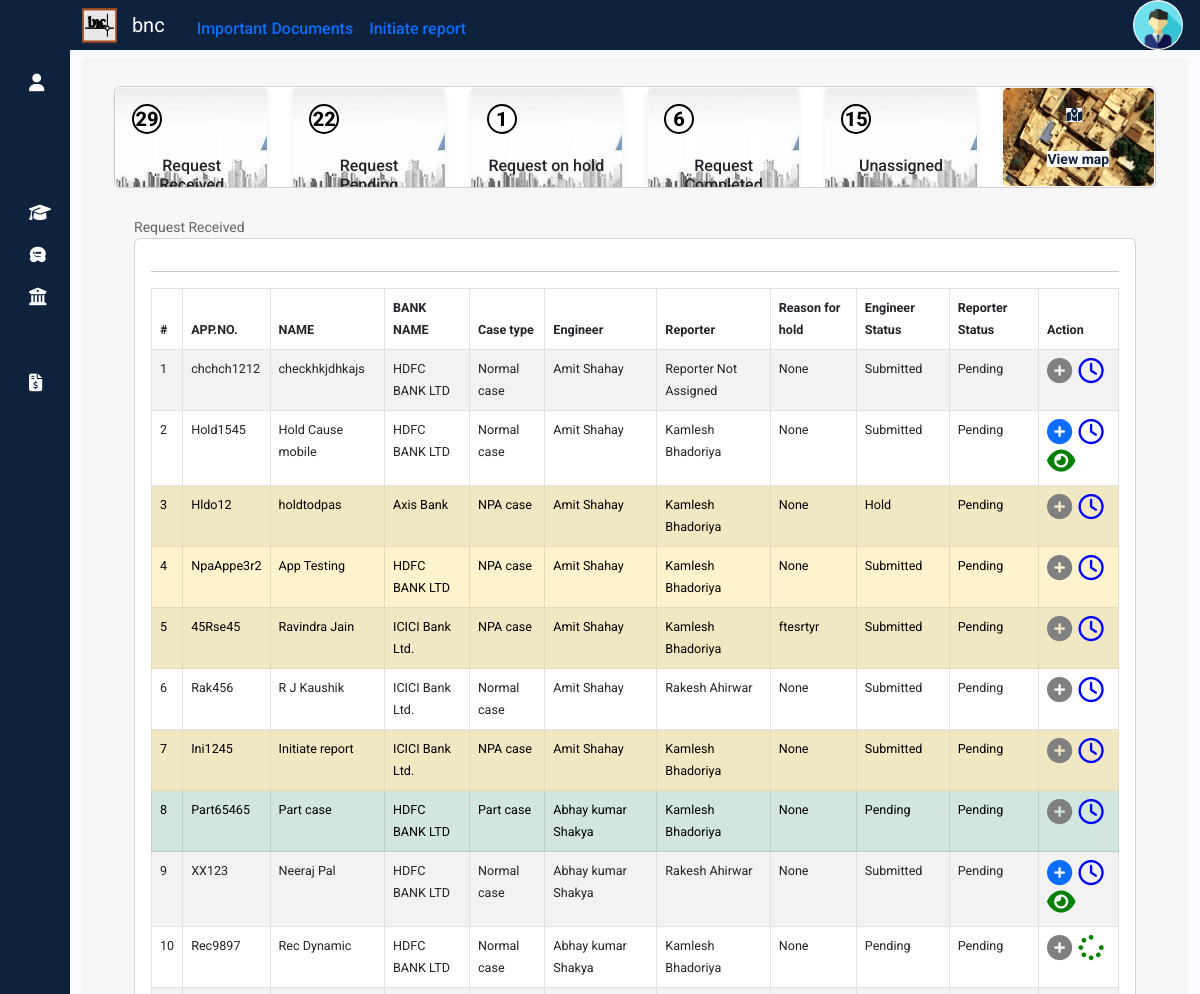
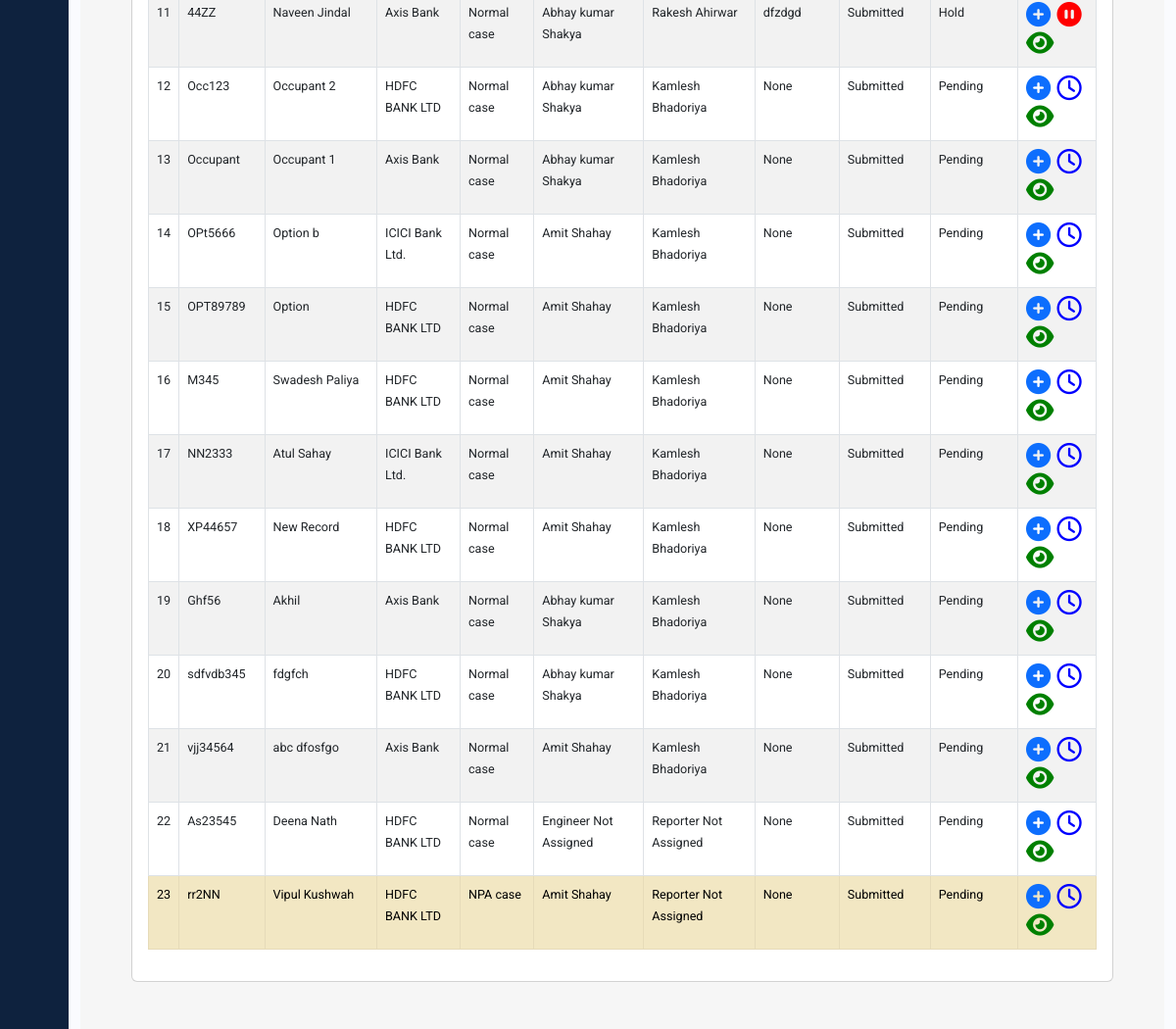
The page /reporter/reporterhome/ (signed in, upper part) on the database as committed earlier (2 pictures, top to bottom).
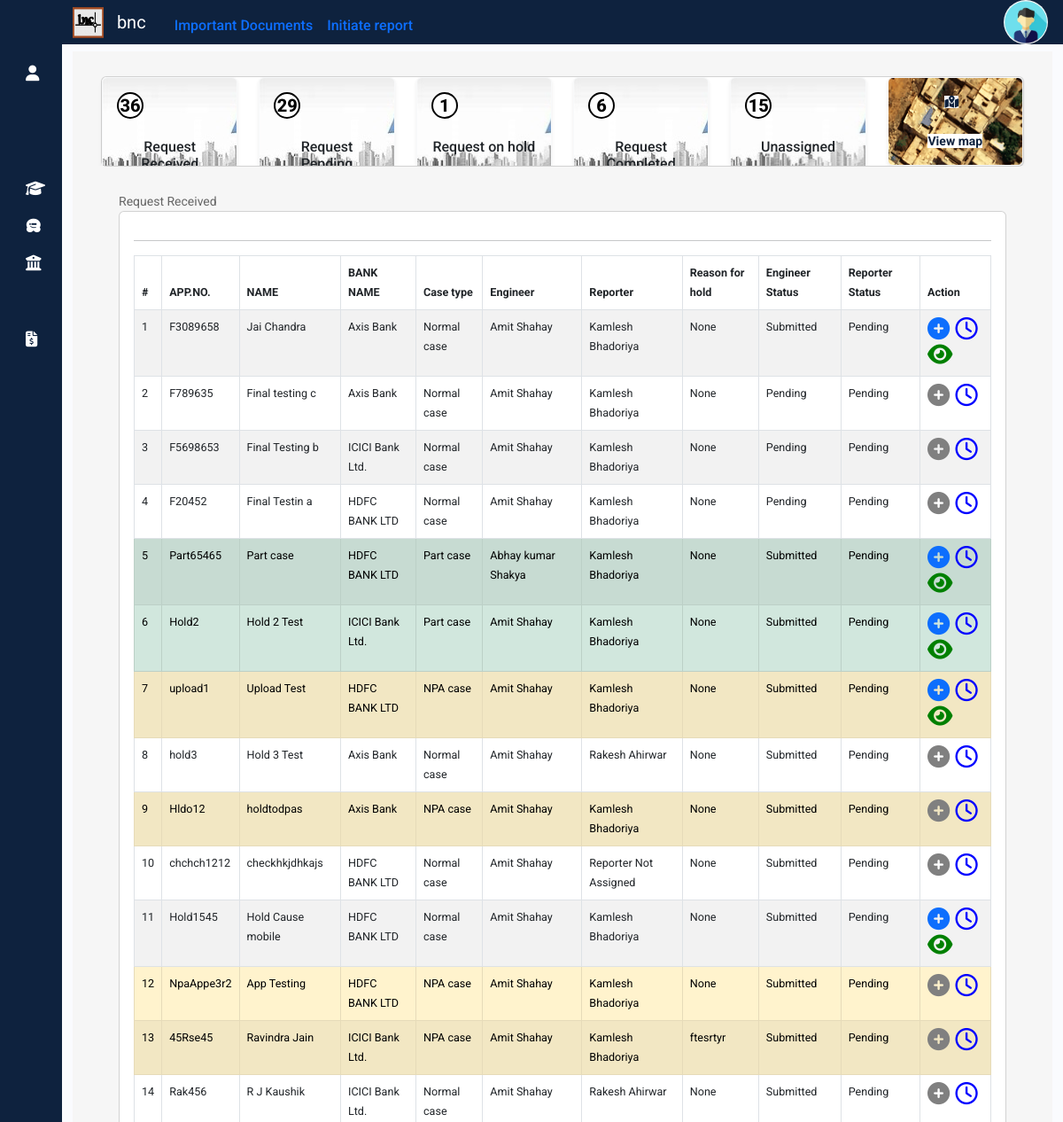
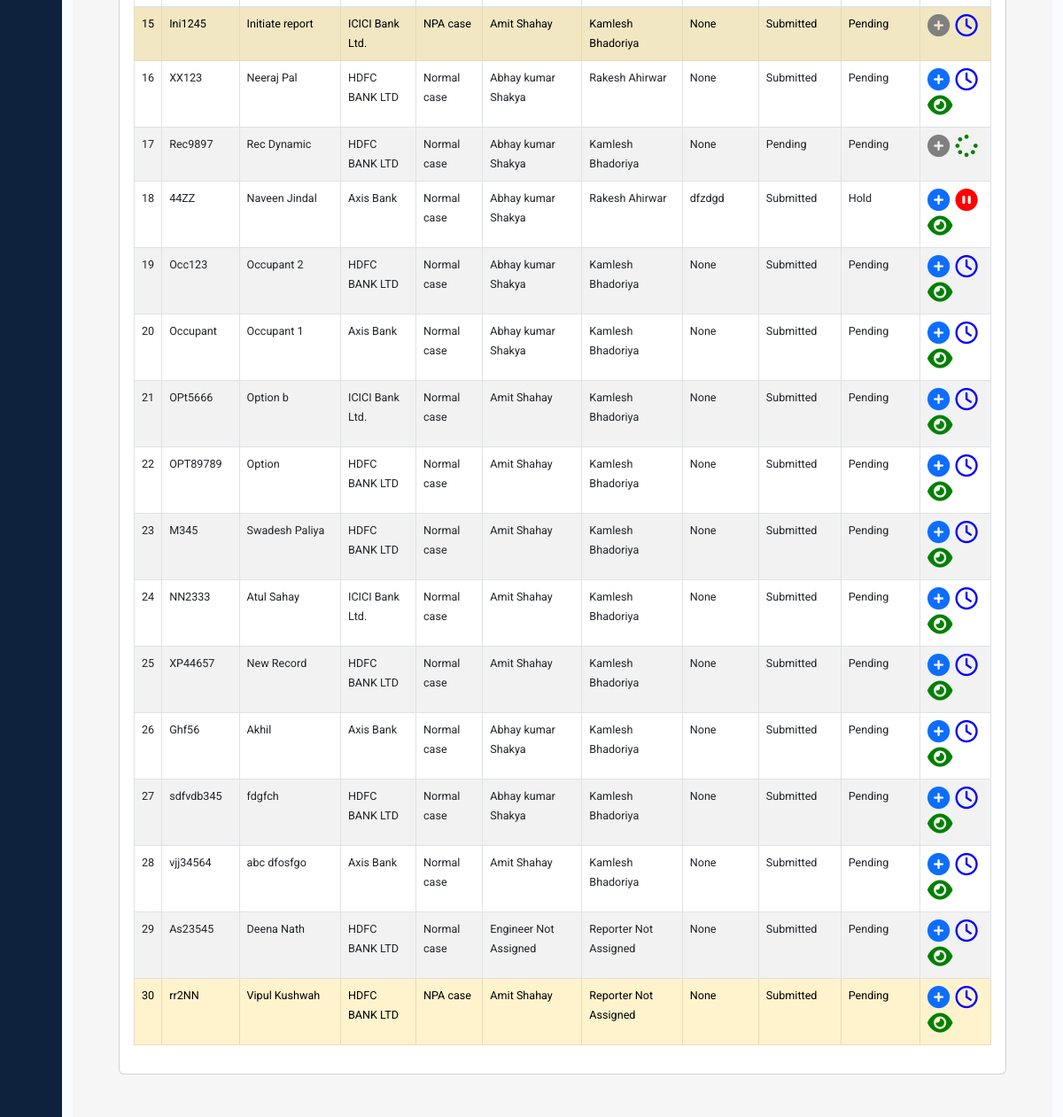
The same page on the database as committed later (2 pictures, top to bottom).
### reception/models.py (models this page shows, shortened)
class ReceptionReport(models.Model):
    applicationdate = models.DateTimeField(null=True)
    applicationnumber = models.CharField(max_length=20,null=True)
    name = models.CharField(max_length=30,null=True)
    bankname = models.CharField(max_length=50,null=True)
    bankid = models.IntegerField(null=True)
    bankvertical = models.CharField(max_length=50,null=True)
    add1 = models.CharField(max_length=100, null=True, default="Gwalior")
    add2 = models.CharField(max_length=100, null=True)
    city = models.CharField(max_length=30, null=True)
    region = models.CharField(max_length=30,null=True)
    zip = models.CharField(max_length=6,null=True)
    country = models.CharField(max_length=20,null=True)
    phonenumber = models.CharField(max_length=10,null=True)
    visitingperson = models.IntegerField(null=True)
    reportperson = models.IntegerField(null=True)
    visitingpersonname = models.CharField(max_length=50,null=True)
    reportpersonname = models.CharField(max_length=50,null=True)
    engineer = models.CharField(max_length=10, null=True)
    reporter = models.CharField(max_length=10, null=True)
    priority = models.BooleanField(default=False)
    npa = models.BooleanField(default=False)
    partcase = models.BooleanField(default=False)
    engineerholdcause = models.TextField(blank=True, null=True)
    reporterholdcause = models.TextField(null=True, blank=True)
    engid=models.IntegerField(null=True, blank=True)
    repid=models.IntegerField(null=True, blank=True)
    archieved = models.BooleanField(default=False)
    datecreated = models.DateTimeField(auto_now_add=True)
    updated_at = models.DateTimeField(auto_now=True)

### reporter/views.py (the view, shortened to what this page needs)
# urls.py: path('reporterhome/',views.reporterhome,name='reporterhome'),
@login_required(login_url='login')
def reporterhome(request):
    if request.method =='POST':
         rre=request.POST
         rr=ReceptionReport.objects.get(pk=rre["urlid"])
         rr.reporterholdcause=rre["reporterholdcause"]
         rr.save()
         return redirect ('/reporter/reporterhome/')
    if request.user.is_authenticated:
        useremail = request.user.email
        userid = User.objects.get(email=useremail).id
        user=User.objects.get(username=useremail)
        token , _ = Token.objects.get_or_create(user=user)
        context = {
        'api_base_url': settings.API_BASE_URL,
        'token': str(token)
    }
        if(UserDetails.objects.filter(user_email=useremail).exists()):
            username = UserDetails.objects.get(user_email=useremail).first_name+" "+UserDetails.objects.get(user_email=useremail).last_name
            userrole = UserDetails.objects.get(user_email=useremail).role
            uid = UserDetails.objects.get(user_email=useremail).id
            if userrole == "Admin":
                  allreport=ReceptionReport.objects.all()
                  banks= Banks.objects.all().values('id','name','branch','city')
                  receivedrequest=ReceptionReport.objects.exclude(reporter ='Submitted').filter(Q(reportperson__gt=0)|Q(visitingperson__gt=0)).order_by('-priority','-updated_at')
                  completedrequest=ReporterReport.objects.all().order_by('-updated_at')
                  totalrequestnumber = ReceptionReport.objects.filter(Q(reportperson__gt=0)|Q(visitingperson__gt=0)).count()
                  totalcompleted = ReceptionReport.objects.filter(reporter='Submitted').count()
                  inprogress = ReceptionReport.objects.filter(reporter='InProgress').count()
                  hold = ReceptionReport.objects.filter(reporter='Hold').count()
                  pendingrequest = totalrequestnumber-(totalcompleted+hold)
            totunassigned=ReceptionReport.objects.filter(reportperson=0).count()
    impdocs= Impdoc.objects.all()
    return render(request,"reporter/reporterhome.html",
                  {'requestreceived':receivedrequest,
                   'allreports':allreport,
                   'banks':banks,
                   'totreq':totalrequestnumber,
                   'requestcompleted':completedrequest,
                   'compreq':totalcompleted,
                   'pending':pendingrequest,
                   'inprogress':inprogress,
                   'hold':hold,
                   'context':context,
                   'totunassigned':totunassigned,
                   'impdocs':impdocs,
                   'date':datetime.now()})

### templates/reporter/reporterhome.html (shortened to what this page needs)
{% extends "sidebar.html" %}
{% load static %}
{% block content %}
<div class="container-fluid">
  <div class="container my-2" style="display: block; background: #f6f6f6; padding: 20px 20px 20px;">
  <div class="container my-2">
    <div class="card">
      <div class="row" style="height: 100px;">
          <div class="col-md-2" onclick="filtpending('all')" style="cursor: pointer;height:100px;overflow:hidden;">
              <div class="card text-center widget-card border-light shadow-sm" style="background-image: url('{% static "img/cardprog.jpg" %}'); ">
                  <div class="card-body">
                    <span id="totreq" class="circle">{{totreq}}</span> <br><h6>Request Received</h6>
                  </div>
                </div>
          </div>
          <div class="col-md-2" onclick="filtpending('pending')" style="cursor: pointer;height:100px;overflow:hidden;">
              <div class="card text-center widget-card border-light shadow-sm" style="background-image: url('{% static "img/cardprog.jpg" %}'); ">
                  <div class="card-body">
                    <span id="pending" class="circle">{{pending}}</span> <br><h6>Request Pending</h6>
                  </div>
          </div>
          </div>
          <div class="col-md-2" onclick="filtpending('hold')" style="cursor: pointer;height:100px;overflow:hidden;">
            <div class="card text-center widget-card border-light shadow-sm" style="background-image: url('{% static "img/cardprog.jpg" %}'); ">
                <div class="card-body">
                  <span id="rehold" class="circle">{{hold}}</span> <br><h6>Request on hold</h6>
                </div>
              </div>
        </div>
          <div class="col-md-2" style="height:100px;overflow:hidden;" >
              <div class="card text-center widget-card border-light shadow-sm" style="background-image: url('{% static "img/cardprog.jpg" %}'); ">
                  <div class="card-body">
                  <span id="compreq" class="circle">{{compreq}}</span> <br><h6>Request Completed</h6>
                  </div>
                </div>
          </div>
          <div class="col-md-2" id="repunassigned" style="cursor: pointer;height:100px;overflow:hidden;">
              <div class="card text-center widget-card border-light shadow-sm" style="background-image: url('{% static "img/cardprog.jpg" %}'); ">
                  <div class="card-body">
                    <span id="totunassign" class="circle" >{{totunassigned}}  </span> <br><h6 ms-2>Unassigned</h6>
                  </div>
                </div>
          </div>
          <div class="col-md-2" style="height:100px;overflow:hidden;">
            <a class="" style="color:white; font-weight:bold;" id="btnmap" href="/reporter/geomap">
            <div class="card text-center widget-card border-light shadow-sm " style="background-image: url('{% static "img/mapbg.png" %}'); ">
                <div class="card-body ">
                  <i class="fa-solid fa-map-location-dot me-2" style="color: #0E223E;background-color: white;"></i><br><br> <span style="color: #0E223E;font-weight: bold; background-color: white;" >View map</span>
                </div></a>
            </div>
      </div>
      </div>
    </div>
  <div class="container my-2" style="display:block; background-color:#f6f6f6; padding:20px 20px 20px;">
    <p>Request Received</p>
    <div class="row">
      <div class="col-md-12">
        <div class="card">
          <div class="card-body">
              <hr>
            <table id="engineertable" class="table table-hover table-striped table-bordered" style="font-size: 90%;">
              <thead>
                <tr>
                  <th scope="col">#</th>
                  <th scope="col">APP.NO.</th>
                  <th scope="col">NAME</th>
                  <th scope="col">BANK NAME</th>
                  <th scope="col">Case type</th>
                  <th scope="col">Engineer</th>
                  <th scope="col">Reporter</th>
                  <th scope="col">Reason for hold</th>
                  <th scope="col">Engineer Status</th>
                  <th scope="col">Reporter Status</th>
                  <th scope="col" style="width: 80px;">Action</th>
                </tr>
              </thead>
              <tbody>
                {% for recrep in requestreceived %}
                <tr {% if recrep.receptionid.priority%}  class="table-danger" {% elif recrep.npa%} class="table-warning" {% elif recrep.partcase%} class="table-success" {%else%} class=""{% endif %}>
                  <td scope="row">{{forloop.counter}}</td>
                  <td >{{recrep.applicationnumber}}</td>
                  <td >{{recrep.name}}</td>
                  <td >{{recrep.bankname}}</td>
                  {% if recrep.npa %}
                  <td >NPA case</td>
                  {% elif recrep.partcase %}
                  <td >Part case</td>
                  {% else %}
                  <td>Normal case</td>
                  {% endif %}
                  <td >{{recrep.visitingpersonname}}</td>
                  <td >{{recrep.reportpersonname}}</td>
                  <td >{{recrep.reporterholdcause}}</td>
                  {% if recrep.engineer == "Submitted" or recrep.engineer == "Hold"   %}
                  <td >{{recrep.engineer}}</td>
                  {% else %}
                  <td >Pending</td>
                  {% endif %}
                  {% if recrep.reporter == "Submitted" or recrep.reporter == "Hold"  %}
                  <td >{{recrep.reporter}}</td>
                  {% else %}
                  <td >Pending</td>
                  {% endif %}
                  {% if recrep.engid is not null %}
                    <td><a class="btn-sm"  href="/reporter/reporter/{{recrep.engid}}"><i class="fa-solid fa-circle-plus fa-2x"></i></a>&nbsp;
                  {% else %}
                    <td><a class="btn-sm"  href="/reporter/reporter/{{recrep.engid}}" style="pointer-events: none; color: grey;"><i class="fa-solid fa-circle-plus fa-2x"></i></a>&nbsp;
                  {% endif %}
                        <a class="reporterstatusupdate" id="p{{recrep.id}}" data-url="{% url 'reporterreportstatus' recrep.id %}" href="#"  title="Set Status">
                          {% if recrep.reporter == 'InProgress' %}
                          <i class="fa-solid fa-spinner fa-2x" style="color: green;"></i>
                         {% elif recrep.reporter == 'Hold' %}
                         <i class="fa-solid fa-circle-pause fa-2x" style="color: red;"></i>
                         {%else%}
                         <i class="fa-regular fa-clock fa-2x" style="color: blue;"></i>
                         {% endif %}
                        </a>&nbsp;
                  {% if recrep.engid is not null %}
                      <a class="" data-url="" href="{% url 'rep_engreport' recrep.engid %}" title="View/download Engineer report"><i class="fas fa-eye fa-2x" style="color: green;"></i></a>
                  {% endif %}
                    </td>
                </tr>
                {% endfor %}
              </tbody>
            </table>
          </div>
        </div>
      </div>
    </div>
  </div>
    <div class="container my-2" style="display:block; background-color:#f6f6f6; padding:20px 20px 20px;">
    </div>
</div>
{% endblock %}

Rows that differ between the two databases and show on the page:
added ReceptionReport: applicationnumber "F3089658", name "Jai Chandra", bankname "Axis Bank", npa "Normal case", visitingpersonname "Amit Shahay", reportpersonname "Kamlesh Bhadoriya", reporterholdcause "None", engineer "Submitted", shows "Pending", engid 47 (drawn)
added ReceptionReport: applicationnumber "F789635", name "Final testing c", bankname "Axis Bank", npa "Normal case", visitingpersonname "Amit Shahay", reportpersonname "Kamlesh Bhadoriya", reporterholdcause "None", shows "Pending"
added ReceptionReport: applicationnumber "F5698653", name "Final Testing b", bankname "ICICI Bank Ltd.", npa "Normal case", visitingpersonname "Amit Shahay", reportpersonname "Kamlesh Bhadoriya", reporterholdcause "None", shows "Pending"
added ReceptionReport: applicationnumber "F20452", name "Final Testin a", bankname "HDFC BANK LTD", npa "Normal case", visitingpersonname "Amit Shahay", reportpersonname "Kamlesh Bhadoriya", reporterholdcause "None", shows "Pending"
changed ReceptionReport "Part65465": engineer (not shown) → "Submitted"; engid empty → 46 (drawn); no longer shows "Pending"; moves up the list
added ReceptionReport: applicationnumber "Hold2", name "Hold 2 Test", bankname "ICICI Bank Ltd.", npa "Part case", visitingpersonname "Amit Shahay", reportpersonname "Kamlesh Bhadoriya", reporterholdcause "None", engineer "Submitted", shows "Pending", engid 45 (drawn)
added ReceptionReport: applicationnumber "upload1", name "Upload Test", bankname "HDFC BANK LTD", npa "NPA case", visitingpersonname "Amit Shahay", reportpersonname "Kamlesh Bhadoriya", reporterholdcause "None", engineer "Submitted", shows "Pending", engid 44 (drawn)
added ReceptionReport: applicationnumber "hold3", name "Hold 3 Test", bankname "Axis Bank", npa "Normal case", visitingpersonname "Amit Shahay", reportpersonname "Rakesh Ahirwar", reporterholdcause "None", engineer "Submitted", shows "Pending"
changed ReceptionReport "Hldo12": engineer "Hold" → "Submitted"; moves up the list
Other text that changed with them:
{{ totreq }}: "29" → "36"
{{ pending }}: "22" → "29"
